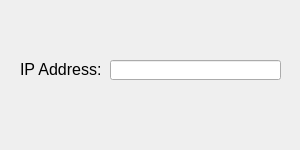
<?xml version="1.0" encoding="UTF-8"?>
<ui version="4.0">
 <class>MainWindow</class>
 <widget class="QMainWindow" name="MainWindow">
  <property name="geometry">
   <rect>
    <x>0</x>
    <y>0</y>
    <width>300</width>
    <height>150</height>
   </rect>
  </property>
  <property name="sizePolicy">
   <sizepolicy hsizetype="Fixed" vsizetype="Fixed">
    <horstretch>0</horstretch>
    <verstretch>0</verstretch>
   </sizepolicy>
  </property>
  <property name="minimumSize">
   <size>
    <width>300</width>
    <height>150</height>
   </size>
  </property>
  <property name="maximumSize">
   <size>
    <width>300</width>
    <height>150</height>
   </size>
  </property>
  <property name="windowTitle">
   <string>042.QT_IPValidator</string>
  </property>
  <property name="toolButtonStyle">
   <enum>Qt::ToolButtonTextOnly</enum>
  </property>
  <property name="documentMode">
   <bool>false</bool>
  </property>
  <widget class="QWidget" name="centralWidget">
   <widget class="QLabel" name="label">
    <property name="geometry">
     <rect>
      <x>20</x>
      <y>60</y>
      <width>83</width>
      <height>19</height>
     </rect>
    </property>
    <property name="font">
     <font>
      <pointsize>12</pointsize>
     </font>
    </property>
    <property name="text">
     <string>IP Address:</string>
    </property>
   </widget>
   <widget class="QLineEdit" name="leIpAddress">
    <property name="geometry">
     <rect>
      <x>110</x>
      <y>60</y>
      <width>171</width>
      <height>20</height>
     </rect>
    </property>
   </widget>
  </widget>
 </widget>
 <layoutdefault spacing="6" margin="11"/>
 <resources/>
 <connections/>
</ui>
